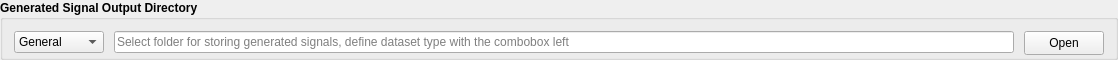
           <widget class="QGroupBox" name="outBox">
            <property name="minimumSize">
             <size>
              <width>1110</width>
              <height>60</height>
             </size>
            </property>
            <property name="maximumSize">
             <size>
              <width>16777215</width>
              <height>60</height>
             </size>
            </property>
            <property name="font">
             <font>
              <bold>true</bold>
             </font>
            </property>
            <property name="toolTip">
             <string>Generated dataset type</string>
            </property>
            <property name="title">
             <string>Generated Signal Output Directory</string>
            </property>
            <layout class="QHBoxLayout" name="outBoxLayout">
             <property name="spacing">
              <number>10</number>
             </property>
             <item>
              <widget class="QComboBox" name="setTypBox">
               <property name="minimumSize">
                <size>
                 <width>90</width>
                 <height>22</height>
                </size>
               </property>
               <property name="maximumSize">
                <size>
                 <width>100</width>
                 <height>22</height>
                </size>
               </property>
               <property name="font">
                <font>
                 <bold>false</bold>
                </font>
               </property>
               <item>
                <property name="text">
                 <string>General</string>
                </property>
               </item>
               <item>
                <property name="text">
                 <string>Training</string>
                </property>
               </item>
               <item>
                <property name="text">
                 <string>Validation</string>
                </property>
               </item>
               <item>
                <property name="text">
                 <string>Testing</string>
                </property>
               </item>
              </widget>
             </item>
             <item>
              <widget class="QLineEdit" name="outPath">
               <property name="minimumSize">
                <size>
                 <width>900</width>
                 <height>22</height>
                </size>
               </property>
               <property name="maximumSize">
                <size>
                 <width>16777215</width>
                 <height>22</height>
                </size>
               </property>
               <property name="font">
                <font>
                 <bold>false</bold>
                </font>
               </property>
               <property name="placeholderText">
                <string>Select folder for storing generated signals, define dataset type with the combobox left</string>
               </property>
              </widget>
             </item>
             <item>
              <widget class="QPushButton" name="outSelect">
               <property name="minimumSize">
                <size>
                 <width>80</width>
                 <height>24</height>
                </size>
               </property>
               <property name="maximumSize">
                <size>
                 <width>80</width>
                 <height>24</height>
                </size>
               </property>
               <property name="font">
                <font>
                 <bold>false</bold>
                </font>
               </property>
               <property name="text">
                <string>Open</string>
               </property>
              </widget>
             </item>
            </layout>
           </widget>
